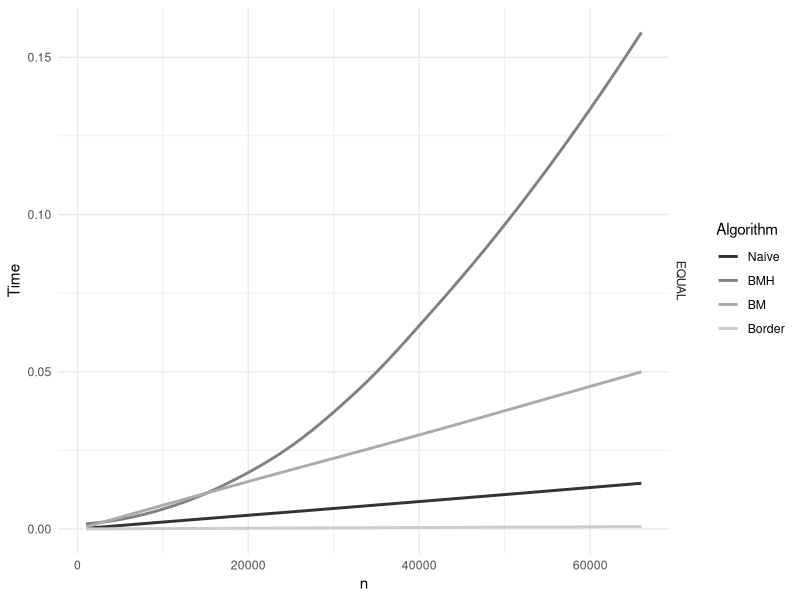
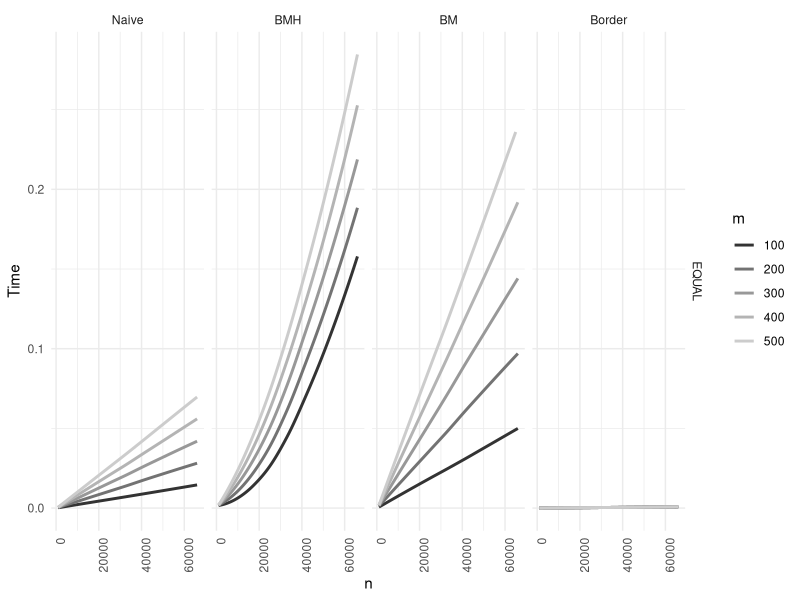
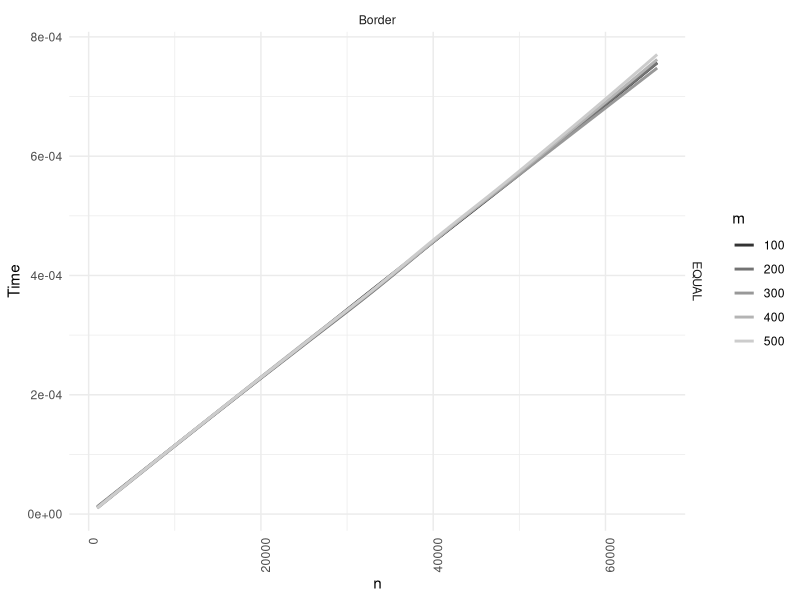
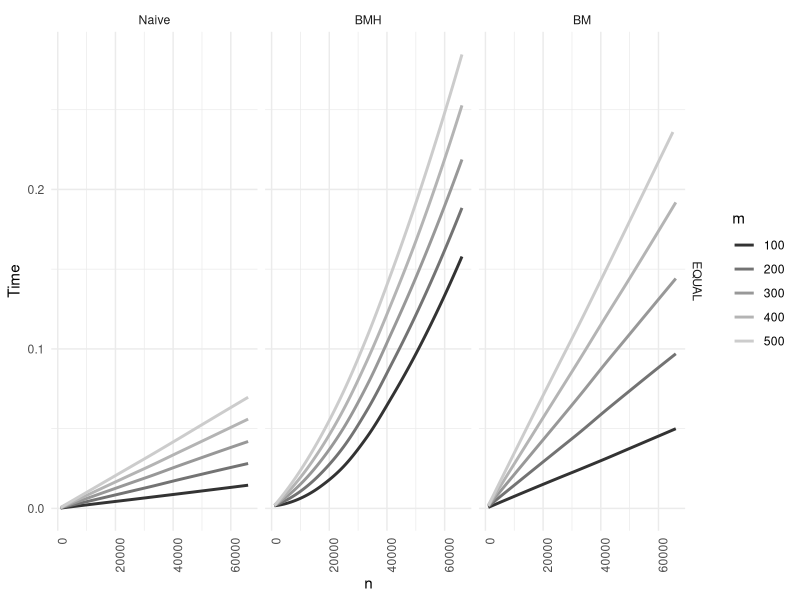
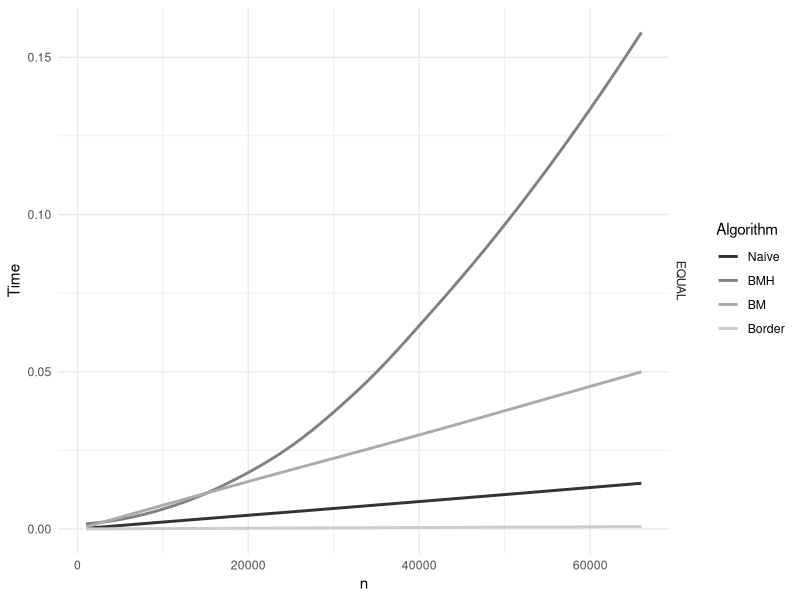
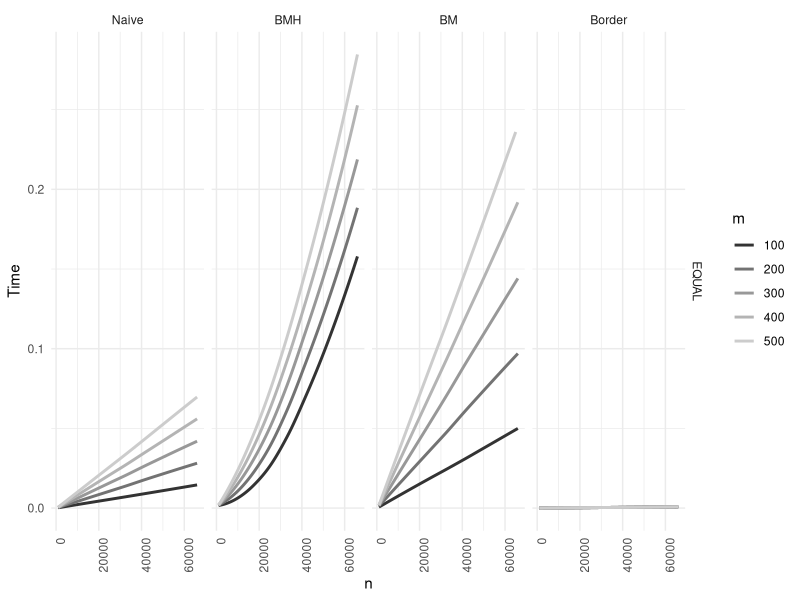
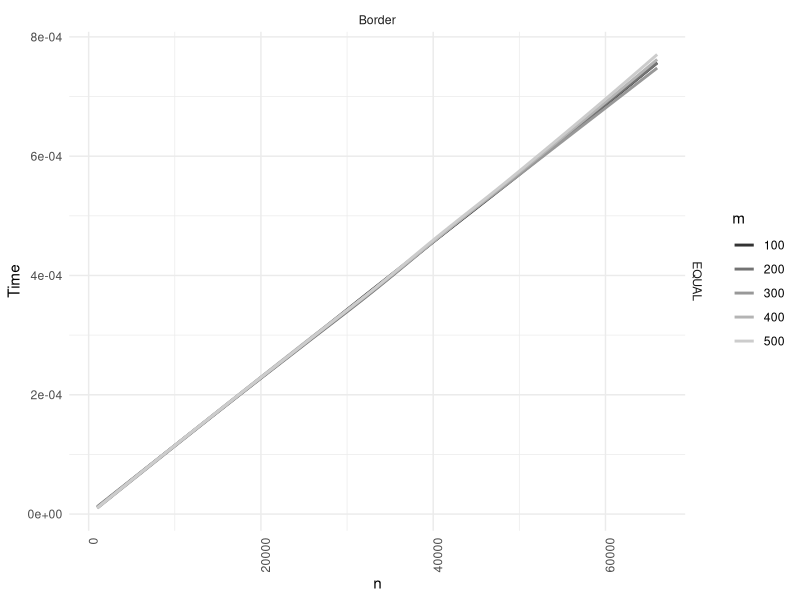
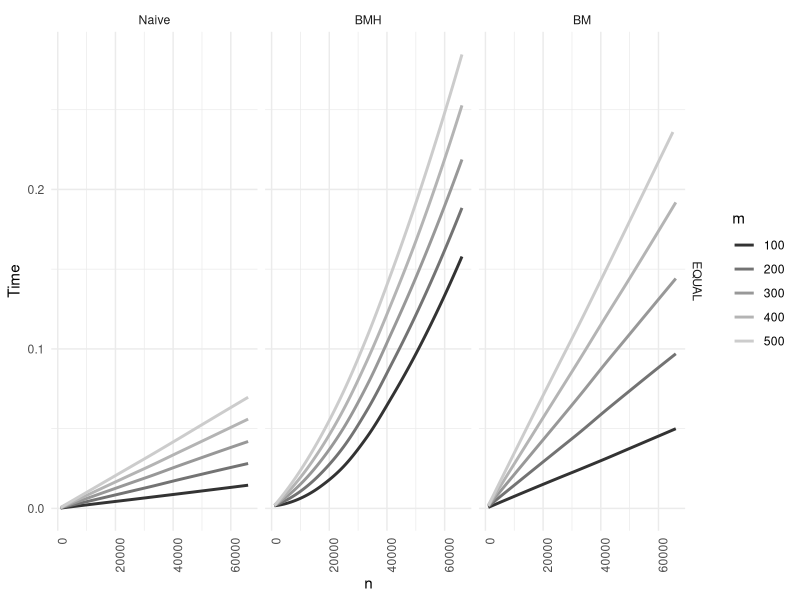

These figures' R source, in order:
library(tidyverse)

performance <- read_table2("match_search.txt",
                           col_names = c("Algorithm", "String", "n", "m", "Time"))
performance$m <- factor(performance$m)
performance$Algorithm <- factor(performance$Algorithm, levels = c("Naive", "BMH", "BM", "Border", "KMP"))
performance$String <- factor(performance$String, levels = c("EQUAL", "DNA", "ASCII"))

# Overall
performance %>%
    filter(m == 100) %>%
    ggplot(
        aes(x = n, y = Time, color = Algorithm)) +
    facet_grid(String ~ ., scales = "free_y") +
    #geom_jitter() +
    geom_smooth(se = FALSE) +
    scale_color_grey() +
    theme_minimal()
ggsave("Match search overall.pdf", width = 7, height = 7)

# dependency of m
performance %>%
#    filter(String == "ASCII") %>%
    ggplot(
        aes(x = n, y = Time, color = m)) +
    facet_grid(String ~ Algorithm, scales = "free_y") +
    #geom_jitter() +
    geom_smooth(se = FALSE) +
    scale_color_grey() +
    theme_minimal()+
    theme(axis.text.x = element_text(angle = 90, hjust = 1))
ggsave("Match search dependency on m.pdf", width = 7, height = 7)

performance %>%
    filter(Algorithm %in% c("Border", "KMP")) %>%
    ggplot(
        aes(x = n, y = Time, color = m)) +
    facet_grid(String ~ Algorithm, scales = "free_y") +
    #geom_jitter() +
    geom_smooth(se = FALSE) +
    scale_color_grey() +
    theme_minimal()+
    theme(axis.text.x = element_text(angle = 90, hjust = 1))
ggsave("m dependency linear algorithms.pdf", width = 7, height = 7)


performance %>%
    filter(!(Algorithm %in% c("Border", "KMP"))) %>%
    ggplot(
        aes(x = n, y = Time, color = m)) +
    facet_grid(String ~ Algorithm, scales = "free_y") +
    #geom_jitter() +
    geom_smooth(se = FALSE) +
    scale_color_grey() +
    theme_minimal()+
    theme(axis.text.x = element_text(angle = 90, hjust = 1))
ggsave("m dependency quadratic algorithms.pdf", width = 7, height = 7)
